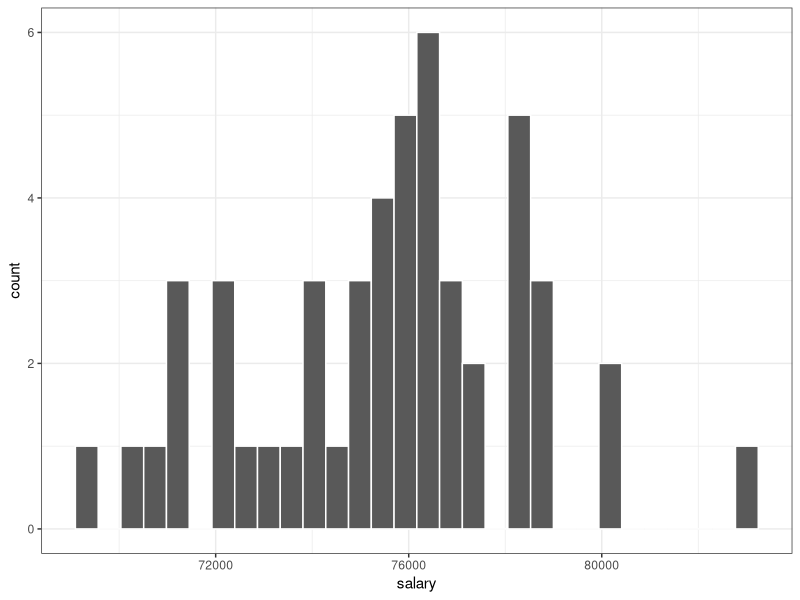
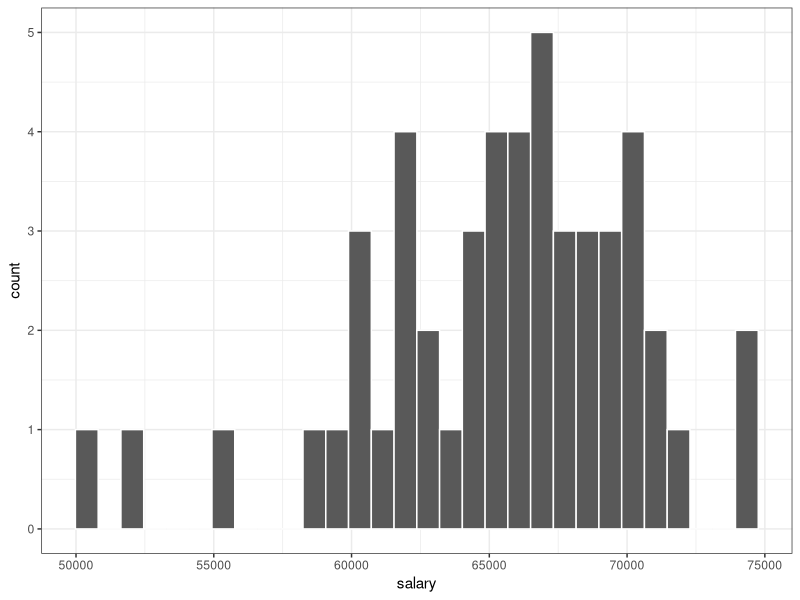
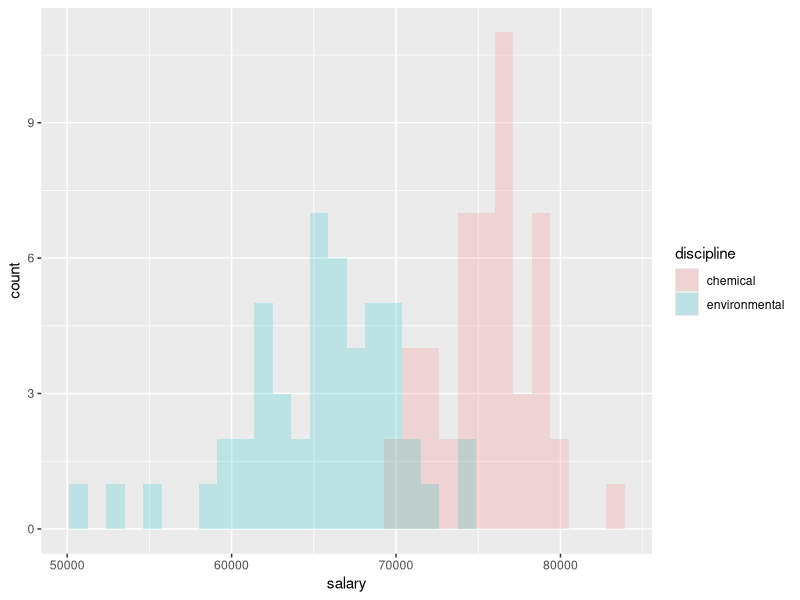

These figures' R source, in order: (Note: this script raises an error after producing the figures.)
## ---- chunk 1
knitr::opts_chunk$set(echo = TRUE)

library(tidyverse)
library(broom)
## ---- chunk 2
N <- 100

student_id <- seq(N)

group_size <- N/2

chem_eng_df <- tibble(id = seq(group_size),
                      salary = round(rnorm(n = group_size, mean = 75000, sd = 3000), 2),
                      discipline = "chemical")
chem_eng_df %>% 
  ggplot(aes(x= salary)) +
  geom_histogram(color = "white") +
  theme_bw()


env_eng_df <- tibble(id = seq(group_size),
                      salary = round(rnorm(n = group_size, mean = 65000, sd = 4000), 2),
                      discipline = "environmental")
env_eng_df %>% 
  ggplot(aes(x= salary)) +
  geom_histogram(color = "white") +
  theme_bw()
## ---- chunk 3
salary_comb_long <- bind_rows(chem_eng_df, env_eng_df)



salary_comb_long %>% 
  ggplot(aes(x = salary, fill = discipline)) +
  geom_histogram(alpha = 0.2, position = "identity")
## ---- chunk 4
salary_test <- t.test(salary ~ discipline, data = salary_comb_long, paired = FALSE)
salary_test

## ---- chunk 5
tidy(salary_test)

## ---- chunk 6
salary_lm <- lm(salary ~ discipline, data = salary_comb_long)
summary(salary_lm)
## ---- chunk 7
(t <- salary_test$statistic[[1]]) # wrapping this in parentheses prints out the value of t at the same time that it stores the value of t
## ---- chunk 8
(df <- salary_test$parameter[[1]])
## ---- chunk 9
(r <- sqrt(t^2/(t^2 + df)))
round(r,3)
r^2
## ---- chunk 10
salary_comb_wide <- salary_comb_long %>% 
  pivot_wider(names_from = discipline, values_from = salary)
## ---- chunk 11
salary_test_2 <- t.test(salary_comb_wide$chemical, salary_comb_wide$environmental, paired = FALSE)
salary_test_2
## ---- chunk 12
samp_size <- 1000

student_id <- seq(samp_size)
sat_verbal <- round(rnorm(n = samp_size, mean = 620, sd = 55), 0)
sat_math <- round(rnorm(n = samp_size, mean = 700, sd = 40), 0)

sat_verbal_capped <- modify(.x = sat_verbal, .f = ~ min(800, .x))
sat_math_capped <- modify(.x = sat_math, .f = ~min(800, .x))

sat_df <- tibble(id = student_id,
                 verbal = sat_verbal_capped,
                 math = sat_math_capped)

sat_df %>% ggplot(aes(x = verbal)) +
  geom_histogram() +
  labs(title = "Simulated SAT Verbal Histogram",
       x = "Verbal Score",
       y = "Count")
## ---- chunk 13


sat_df %>% ggplot(aes(x = math)) +
  geom_histogram() +
  labs(title = "Simulated SAT Math Histogram",
       x = "Math Score",
       y = "Count")

## ---- chunk 14
sat_df %>% ggplot() +
  geom_histogram(aes(x = math, fill = "red"), alpha = 0.2) +
  labs(title = "Simulated SAT Scores Histogram",
       x = "SAT Score",
       y = "Count") +
  geom_histogram(aes(x = verbal, fill = "blue"), alpha = 0.2) +
  scale_fill_manual(name = "Category", values = c("blue", "red"), labels = c("verbal", "math"))

## ---- chunk 15
sat_t_test <- t.test(sat_df$verbal, sat_df$math, paired = TRUE) # don't forget to add: paired = TRUE
# now look at the results
sat_t_test

## ---- chunk 16
samp_size <- 1000

student_id_2 <- seq(samp_size)
sat_verbal_2 <- round(rnorm(n = samp_size, mean = 690, sd = 55), 0)
sat_math_2 <- round(rnorm(n = samp_size, mean = 700, sd = 40), 0)

# let's cap the simulated scores at 800
sat_verbal_2_capped <- modify(.x = sat_verbal_2, .f = ~ min(800, .x))
sat_math_2_capped <- modify(.x = sat_math_2, .f = ~min(800, .x))


sat_df_2 <- tibble(id = student_id,
                 verbal = sat_verbal_2_capped,
                 math = sat_math_2_capped)

sat_df_2 %>% ggplot(aes(x = verbal)) +
  geom_histogram() +
  labs(title = "Simulated SAT Verbal Histogram",
       x = "Verbal Score",
       y = "Count")
## ---- chunk 17

sat_df_2 %>% ggplot(aes(x = math)) +
  geom_histogram() +
  labs(title = "Simulated SAT Math Histogram",
       x = "Math Score",
       y = "Count")

## ---- chunk 18
sat_df_2 %>% ggplot() +
  geom_histogram(aes(x = math, fill = "red"), alpha = 0.2) +
  labs(title = "Simulated SAT Scores Histogram",
       x = "SAT Score",
       y = "Count") +
  geom_histogram(aes(x = verbal, fill = "blue"), alpha = 0.2) +
  scale_fill_manual(name = "Category", values = c("blue", "red"), labels = c("verbal", "math"))

## ---- chunk 19
sat_t_test_2 <- t.test(sat_df_2$verbal, sat_df_2$math, paired = TRUE) # don't forget to add: paired = TRUE
# now look at the results
sat_t_test_2

## ---- chunk 20
samp_size <- 25

student_id_3 <- seq(samp_size)
sat_verbal_3 <- round(rnorm(n = samp_size, mean = 690, sd = 55), 0)
sat_math_3 <- round(rnorm(n = samp_size, mean = 700, sd = 40), 0)

# cap the scores at 800
sat_verbal_3_capped <- modify(.x = sat_verbal_3, .f = ~ min(800, .x))
sat_math_3_capped <- modify(.x = sat_math_3, .f = ~min(800, .x))



sat_df_3 <- tibble(id = student_id_3,
                 verbal = sat_verbal_3_capped,
                 math = sat_math_3_capped)

sat_df_3 %>% ggplot(aes(x = verbal)) +
  geom_histogram() +
  labs(title = "Simulated SAT Verbal Histogram",
       x = "Verbal Score",
       y = "Count")


sat_df_3 %>% ggplot(aes(x = math)) +
  geom_histogram() +
  labs(title = "Simulated SAT Math Histogram",
       x = "Math Score",
       y = "Count")


## ---- chunk 21
sat_df_3 %>% ggplot() +
  geom_histogram(aes(x = math, fill = "red"), alpha = 0.2) +
  labs(title = "Simulated SAT Scores Histogram",
       x = "SAT Score",
       y = "Count") +
  geom_histogram(aes(x = verbal, fill = "blue"), alpha = 0.2) +
  scale_fill_manual(name = "Category", values = c("blue", "red"), labels = c("verbal", "math"))

## ---- chunk 22
sat_t_test_3 <- t.test(sat_df_3$verbal, sat_df_3$math, paired = TRUE) # don't forget to add: paired = TRUE
# now look at the results
sat_t_test_3

## ---- chunk 23
samp_size <- 25

student_id_4 <- seq(samp_size)
sat_verbal_4 <- round(rnorm(n = samp_size, mean = 620, sd = 55), 0)
sat_math_4 <- round(rnorm(n = samp_size, mean = 700, sd = 40), 0)

#cap the scores at 800
sat_verbal_4_capped <- modify(.x = sat_verbal_4, .f = ~ min(800, .x))
sat_math_4_capped <- modify(.x = sat_math_4, .f = ~min(800, .x))


sat_df_4 <- tibble(id = student_id_4,
                   verbal = sat_verbal_4_capped,
                   math = sat_math_4_capped)

# visualize the distributions of scores
sat_df_4 %>% ggplot(aes(x = verbal)) +
  geom_histogram() +
  labs(title = "Simulated SAT Verbal Histogram",
       x = "Verbal Score",
       y = "Count")


sat_df_4 %>% ggplot(aes(x = math)) +
  geom_histogram() +
  labs(title = "Simulated SAT Math Histogram",
       x = "Math Score",
       y = "Count")

## ---- chunk 24
sat_df_4 %>% ggplot() +
  geom_histogram(aes(x = math, fill = "red"), alpha = 0.2) +
  labs(title = "Simulated SAT Scores Histogram",
       x = "SAT Score",
       y = "Count") +
  geom_histogram(aes(x = verbal, fill = "blue"), alpha = 0.2) +
  scale_fill_manual(name = "Category", values = c("blue", "red"), labels = c("verbal", "math"))

## ---- chunk 25
sat_t_test_4 <- t.test(sat_df_4$math, sat_df_4$verbal, paired = TRUE) # don't forget to add: paired = TRUE
# now look at the results
sat_t_test_4
